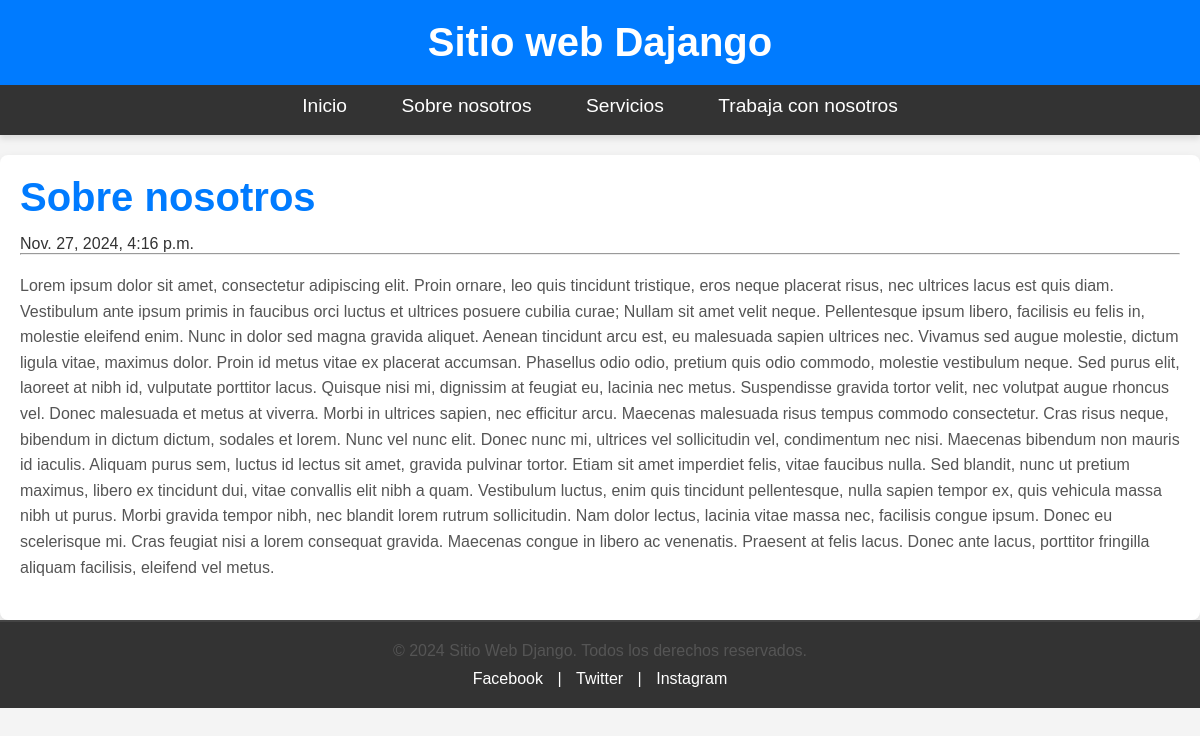
The app's page /pagina/sobre-nosotros/ with its own data.
### pages/models.py (models this page shows, shortened)
class Page(models.Model):
    title = models.CharField(max_length=50, verbose_name='Titulo')
    content = RichTextField(verbose_name='Contenido')
    slug =  models.CharField(unique=True, max_length=150, verbose_name='URL Amigable')
    visible = models.BooleanField(verbose_name='Visible')
    created_at = models.DateTimeField(auto_now_add=True)
    updated_at = models.DateTimeField(auto_now=True)
    class Meta:
        verbose_name = 'Pagina'
        verbose_name_plural = 'Paginas'

### pages/views.py (the view)
# urls.py: path('pagina/<str:slug>/', pages_views.page, name="pagina"),
def page(request, slug):
    try:
        page = Page.objects.get(slug=slug, visible=True)
        return render(request, 'pages/page.html', {
            "page": page,
        })
    except Page.DoesNotExist:
        return render(request, 'pages/404.html', status=404)

### pages/context_processors.py (called while the page is built)
def get_pages(request):
    pages = Page.objects.filter(visible=True).values_list('id', 'title', 'slug')
    return {
        'pages': pages
    }

### pages/templates/pages/page.html (shortened to what this page needs)
{% extends 'layouts/layout.html' %}
{% block content %}
    <h1>{{ page.title }}</h1>
    <span>{{ page.created_at }}</span>
    <hr>
    <br>
    <p>{{ page.content|safe }}</p>
{% endblock content %}

### mainapp/templates/layouts/layout.html (shortened to what this page needs)
<!DOCTYPE html>
<html>
    <head>
        {% load static %}
        <link rel="stylesheet" href="{% static 'css/styles.css' %}" />
    </head>
    <body>
        <header>
            <h1>Sitio web Dajango</h1>
        </header>
        <nav>
            <ul>
                <li>
                    <a href="{% url 'index' %}">Inicio</a>
                </li>
                {% for page in pages %}
                    <li>
                        <a href="{% url 'pagina' slug=page.2 %}">{{ page.1 }}</a>
                    </li>
                {% endfor %}
            </ul>
        </nav>
        <div id="content">
            {% block content %}{% endblock content %}
        </div>
        <footer id="footer">
            <div class="footer-content">
                <p>&copy; 2024 Sitio Web Django. Todos los derechos reservados.</p>
                <div class="social-media">
                    <a href="#" target="_blank" title="Facebook">Facebook</a> |
                    <a href="#" target="_blank" title="Twitter">Twitter</a> |
                    <a href="#" target="_blank" title="Instagram">Instagram</a>
                </div>
            </div>
        </footer>
    </body>
</html>

### mainapp/static/css/styles.css (style rules this page uses)
*, *::before, *::after { margin: 0; padding: 0; box-sizing: border-box; }
body { font-family: 'Arial', sans-serif; margin: 0; padding: 0; background-color: #f4f4f4; color: #333; }
header { background-color: #007bff; color: white; padding: 20px; text-align: center; }
header h1 { margin: 0; font-size: 2.5em; }
nav { background-color: #333; padding: 10px 0; }
nav ul { list-style: none; margin: 0; padding: 0; text-align: center; }
nav ul li { display: inline-block; margin-right: 20px; }
nav ul li:last-child { margin-right: 0; }
nav ul li a { color: white; text-decoration: none; font-size: 1.2em; padding: 8px 15px; transition: background-color 0.3s ease; }
header, nav { box-shadow: 0 4px 6px rgba(0, 0, 0, 0.1); }
p { margin-bottom: 1em; color: #555; }
ul, ol { margin-left: 1.5em; margin-bottom: 1em; }
li { margin-bottom: 0.5em; }
a { color: #007bff; text-decoration: none; }
header h1 { font-size: 2.5em; }
#content { background-color: #ffffff; color: #333333; padding: 20px; margin-top: 20px; border-radius: 8px; box-shadow: 0px 4px 10px rgba(0, 0, 0, 0.1); max-width: 1200px; margin-left: auto; margin-right: auto; }
#content h1, #content h2, #content h3 { color: #007bff; font-family: 'Arial', sans-serif; margin-bottom: 15px; }
#content h1 { font-size: 2.5em; }
#content p { line-height: 1.6; margin-bottom: 20px; font-size: 16px; }
#footer { background-color: #333; color: white; padding: 20px 0; text-align: center; position: relative; bottom: 0; width: 100%; }
#footer .footer-content { max-width: 1200px; margin: 0 auto; padding: 0 20px; }
#footer p { font-size: 1em; margin-bottom: 10px; }
#footer .social-media a { color: white; text-decoration: none; padding: 0 10px; }
#footer { border-top: 2px solid #444; }

### records on screen
Page: title "Sobre nosotros", created_at "Nov. 27, 2024, 4:16 p.m.", content "Lorem ipsum dolor sit amet, consectetur adipiscing elit. Proin ornare, leo quis tincidunt tristique, eros neque placerat risus, nec ultrices lacus est quis diam. Vestibulum ante ipsum primis in faucibus orci luctus et ultrices posuere cubilia curae; Nullam sit amet velit neque. Pellentesque ipsum libero, facilisis eu felis in, molestie eleifend enim. Nunc in dolor sed magna gravida aliquet. Aenean tincidunt arcu est, eu malesuada sapien ultrices nec. Vivamus sed augue molestie, dictum ligula vitae, maximus dolor. Proin id metus vitae ex placerat accumsan. Phasellus odio odio, pretium quis odio commodo, molestie vestibulum neque. Sed purus elit, laoreet at nibh id, vulputate porttitor lacus.…"
Page: title "Servicios"
Page: title "Trabaja con nosotros"
